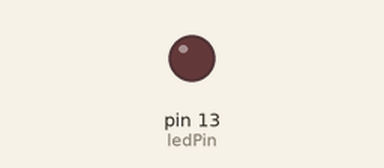
Recording of a sketch running on a simulated Arduino Uno, built with avr-gcc and run on an emulated ATmega328P. Shown: output pins drawn as LEDs (lit = HIGH).

Above: at 1.4 s.
At 14.5 s:
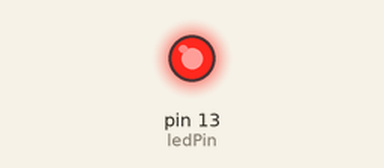
Timing chart, 0 to 15.1 s (numbered marks = the images above):
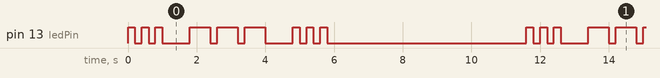

The sketch:

sketch.ino
```cpp
const int ledPin = 13;
const int dotDuration = 200;

void setup() {
  pinMode(ledPin, OUTPUT);
}

void loop() {
 String message = "SOS";

  for (int i = 0; i < message.length(); i++) {
    char c = tolower(message.charAt(i));
    if (c == ' ') {
      delay(dotDuration * 7);
    } else {
      String morse = morseCodeMap(c);
      for (int j = 0; j < morse.length(); j++) {
        flashSignal(morse.charAt(j));
}
      delay(dotDuration * 3);
    }
  }

  delay(5000);
}

void flashSignal(char signal) {
  if (signal == '.') {
    digitalWrite(ledPin, HIGH);
    delay(dotDuration);
    digitalWrite(ledPin, LOW);
    delay(dotDuration);
  } else if (signal == '-') {
    digitalWrite(ledPin, HIGH);
    delay(dotDuration * 3);
    digitalWrite(ledPin, LOW);
    delay(dotDuration);
  }
}

String morseCodeMap(char character) {
  if (character == 'a') return ".-";
  else if (character == 'b') return "-...";
  else if (character == 'c') return "-.-.";
  else if (character == 'd') return "-..";
  else if (character == 'e') return ".";
  else if (character == 'f') return "..-.";
  else if (character == 'g') return "--.";
  else if (character == 'h') return "....";
  else if (character == 'i') return "..";
  else if (character == 'j') return ".---";
  else if (character == 'k') return "-.-";
  else if (character == 'l') return ".-..";
  else if (character == 'm') return "--";
  else if (character == 'n') return "-.";
  else if (character == 'o') return "---";
  else if (character == 'p') return ".--.";
  else if (character == 'q') return "--.-";
  else if (character == 'r') return ".-.";
  else if (character == 's') return "...";
  else if (character == 't') return "-";
  else if (character == 'u') return "..-";
  else if (character == 'v') return "...-";
  else if (character == 'w') return ".--";
  else if (character == 'x') return "-..-";
  else if (character == 'y') return "-.--";
  else if (character == 'z') return "--..";
  else if (character == '1') return ".----";
  else if (character == '2') return "..---";
  else if (character == '3') return "...--";
  else if (character == '4') return "....-";
  else if (character == '5') return ".....";
  else if (character == '6') return "-....";
  else if (character == '7') return "--...";
  else if (character == '8') return "---..";
  else if (character == '9') return "----.";
  else if (character == '0') return "-----";
  else return "";
}
```

Measured:
- by itself, pin 13 (ledPin): repeats every 11.6 s: 2 × (LOW 0.20 s, HIGH 0.20 s), LOW 0.80 s, 2 × (HIGH 0.60 s, LOW 0.20 s), HIGH 0.60 s, LOW 0.80 s, 2 × (HIGH 0.20 s, LOW 0.20 s), HIGH 0.20 s, LOW 5.8 s, HIGH 0.20 s
- by itself, everything shown: repeats every 11.6 s, in 18 steps
